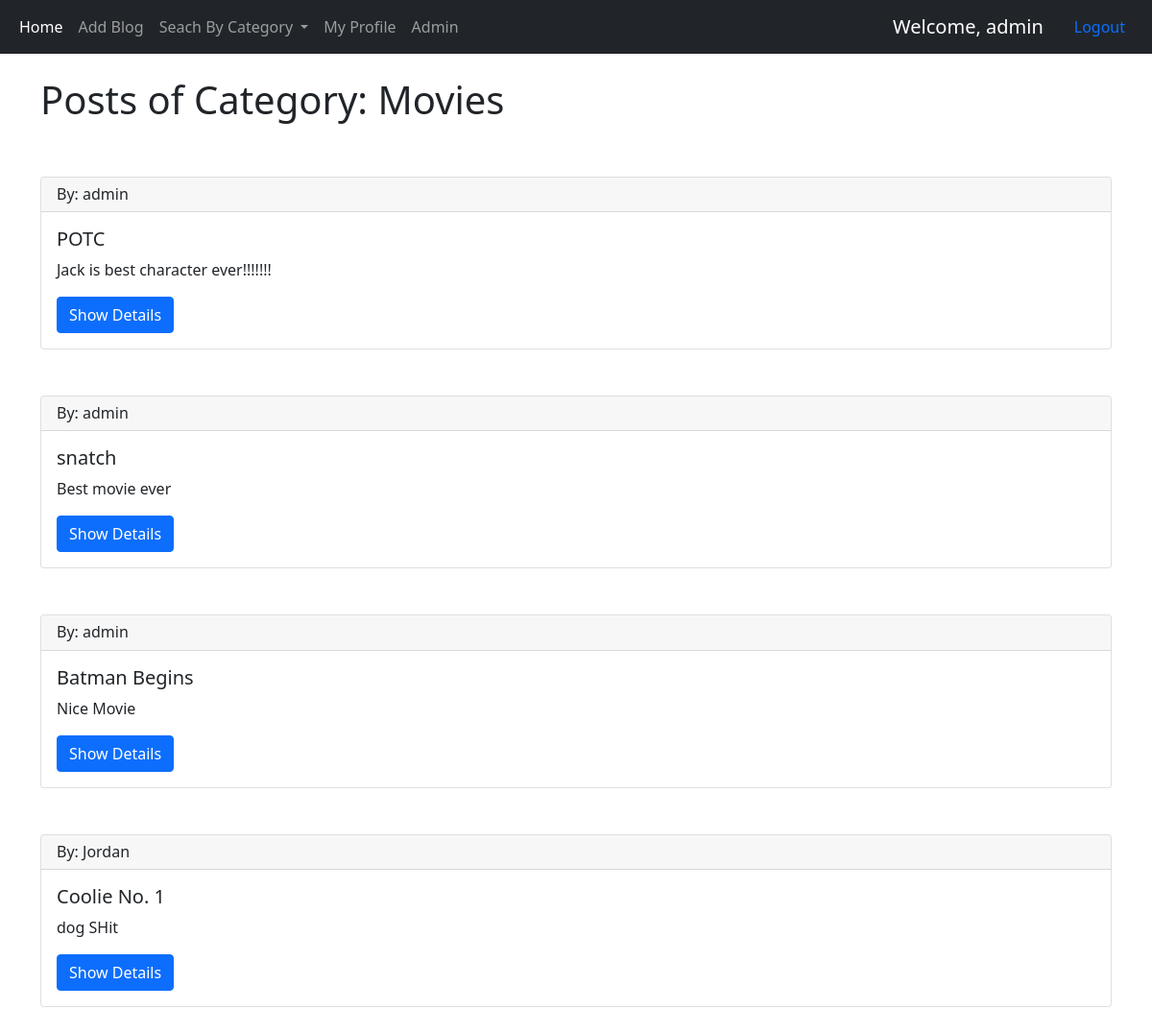
Screenshot of /category/Movies/ (signed in) with the database file from the repository.
### blogs/models.py (models this page shows)
class Article(models.Model):
	title=	models.CharField(max_length= 30, null=False)
	author=  models.ForeignKey(User, on_delete= models.CASCADE)
	content=	models.TextField()
	post_date= models.DateField(auto_now_add= True)
	category=	models.CharField(max_length= 30, default= 'Uncategorised')
	likes= models.ManyToManyField(User, related_name='blog_posts')
	def __str__(self):
		return self.title + ' | ' + str(self.author)
	def get_absolute_url(self):
		return reverse("article-detail", kwargs={"my_id": self.id})

### pages/views.py (the view)
# urls.py: path('category/<str:cats>/', article_category_view, name='article-category'),
def article_category_view(request, cats):
	if not request.user.is_authenticated:
		return redirect('login')
	query_set = Article.objects.filter(category= cats)
	print(query_set)
	my_list = query_set[::-1]
	context = {
		'object_list' : my_list,
		'category' : cats
	}
	return render(request, 'category.html', context)

### templates/category.html
{% extends 'base.html' %}
{% block content%}
<br>
<h1>
	Posts of Category: {{category}}
</h1>
<br><br>
{% for item in object_list %}
<div class="card">
  <h6 class="card-header">By: {{ item.author }}</h6>
  <div class="card-body">
    <h5 class="card-title"> {{ item.title }} </h5>
    <p class="card-text"> {{ item.content }} </p>
    <a href= "{{ item.get_absolute_url }}" class="btn btn-primary"> Show Details </a>
  </div>
</div>
<br><br>
{% endfor %}
{% endblock %}

### templates/navbar.html (shortened to what this page needs)
    <nav class="navbar navbar-expand-lg navbar-dark bg-dark">
  <div class="container-fluid">
    <div class="collapse navbar-collapse" id="navbarSupportedContent">
      <ul class="navbar-nav me-auto mb-2 mb-lg-0">
        <li class="nav-item">
          <a class="nav-link active" aria-current="page" href="{% url 'home' %}">Home</a>
        </li>
        <li class="nav-item">
          <a class="nav-link" href="{% url 'article-create' %}">Add Blog</a>
        </li>
        <li class="nav-item dropdown">
          <a class="nav-link dropdown-toggle" href="#" id="navbarDropdown" role="button" data-bs-toggle="dropdown" aria-expanded="false">
            Seach By Category
          </a>
        </li>
        <li class="nav-item">
          <a class="nav-link" href="{% url 'profile' %}">My Profile</a>
        </li>
        {% if request.user.username == 'admin' %}
        <li class="nav-item">
          <a class="nav-link" href="http://127.0.0.1:8000/admin">Admin</a>
        </li>
        {% else %}
        <li class="nav-item">
          <a class="nav-link disabled" href="#" tabindex="-1" aria-disabled="true">Admin</a>
        </li>
        {% endif %}
      </ul>
      <form class="d-flex">
        <a class="navbar-brand" href="#">Welcome, {{ request.user }}</a>
        <a class="nav-link" href="{% url 'logout' %}">Logout</a>
      </form>
    </div>
  </div>
</nav>

### rows the page displays
Article: author "admin", title "POTC", content "Jack is best character ever!!!!!!!"
Article: author "admin", title "snatch", content "Best movie ever"
Article: author "admin", title "Batman Begins", content "Nice Movie"
Article: author "Jordan", title "Coolie No. 1", content "dog SHit"

### other values shown
{{ request.user }} "admin"
{{ category }} "Movies"
